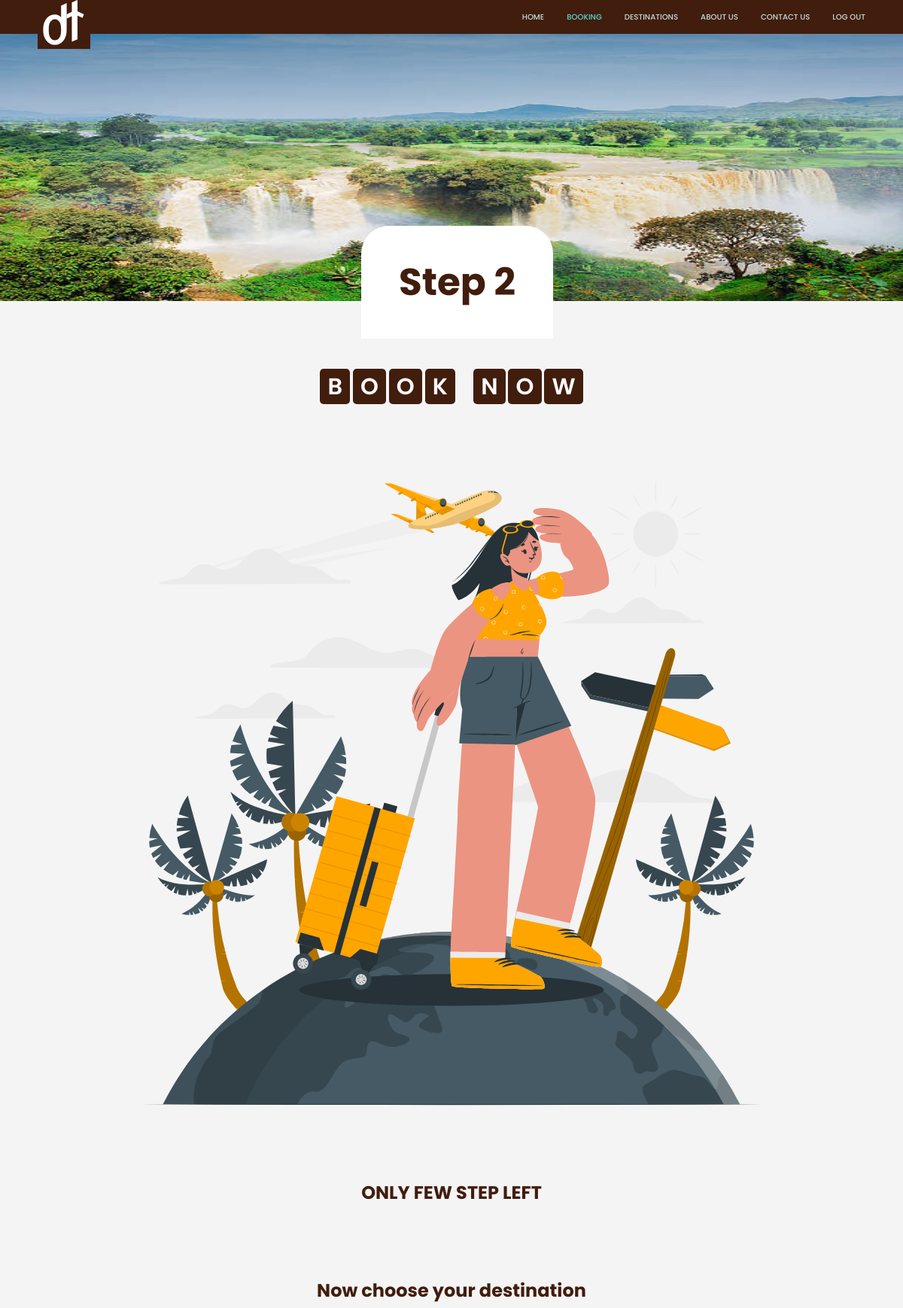
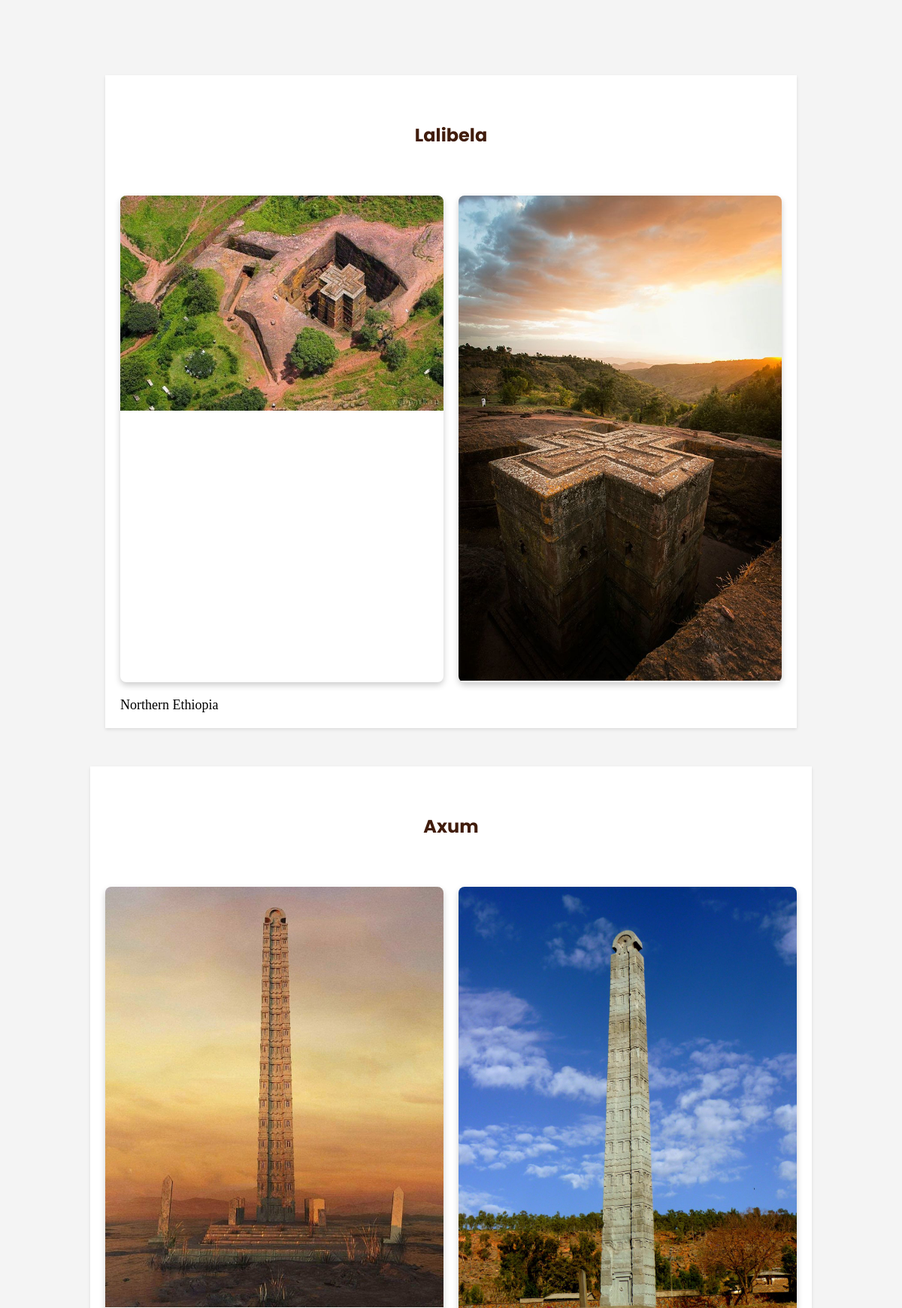
The app's page /screens/booking2.php?tours_id=42 (signed in, upper part) with its own data (2 pictures, top to bottom).
### tables this page shows
CREATE TABLE `destination` (
  `id` int(10) UNSIGNED NOT NULL,
  `destination_name` varchar(255) NOT NULL,
  `image_name` varchar(255) NOT NULL,
  `tours_id` int(10) UNSIGNED NOT NULL,
  `location` varchar(255) NOT NULL,
  `description` varchar(1500) NOT NULL,
  `featured` varchar(10) NOT NULL,
  `active` varchar(10) NOT NULL,
  `image2_name` varchar(255) DEFAULT NULL
);

### screens/booking2.php (the view, shortened to what this page needs)
<?php include('../config/constant.php'); ?>
<?php
if(isset($_GET['tours_id']))
{
$tours_id=$_GET['tours_id'];
}
else
{
header('location:'.SITEURL);
}
?>
<!DOCTYPE html>
<html class="htmm" lang="en">
  <head>
	<link rel="stylesheet" href="../css/booking2.css" />
	<link rel="stylesheet" href="../css/navbar.css" />
	<link rel="stylesheet" href="../css/footer.css" />
  <link rel="stylesheet" href="../css/contact-us.css" />
	</head>
  <body>
  <div class="navbar">
        <div class="nav-bar-components">
            <a href="/index.html">
              <div class="comp-logo">
              </div>
            </a>
            <div class="tab-container">
                <ul class="tabs">
                    <li><a href="home.php">Home</a></li>
                    <li><a href="booking.php" id="selected">Booking</a></li>
                    <li><a href="destinations.php" >Destinations</a></li>
                    <li><a href="about-us.php" >About Us</a></li>
					<li><a href="contact-us.php" >Contact Us</a></li>
                    <li><a href="logout.php">LOG OUT</a></li>
                </ul>
            </div>
        </div>
    </div>
    <div class="background">
    <img src="../assets/images/tisabbay1.jpg" alt="for aboutus" class="background-img">
            <div class="about-container">
                <h1 class="text-one">Step 2</h1>
            </div>
   </div>
   <br><br><br><br>
	  <div class="dada">
	  <div class="booking-form" id="booking-form">
			<section class="book" id="book">
					<h2 class="heading">
						<span>B</span>
						<span>O</span>
						<span>O</span>
						<span>K</span>
						<span class="space"></span>
						<span>N</span>
						<span>O</span>
						<span>W</span>
					</h2>
					<div class="row">
						<div class="image">
							<img src="/assets/images/book-img.svg" alt="">
						</div>
						</div>
						<div class="text-destinations"> ONLY FEW STEP LEFT </div>
						<div class="text-destinations"> Now choose your destination </div>
						<br>
						<br>
	<?php
                $sql2="SELECT*FROM destination WHERE tours_id=$tours_id";
                $res2=mysqli_query($conn,$sql2);
         if($res2==TRUE)
                {
   $count2=mysqli_num_rows($res2);
   if($count2>0){
	 while ($rows2=mysqli_fetch_assoc($res2)){
$id=$rows2['id'];
$destination_name=$rows2['destination_name'];
$location=$rows2['location'];
$image_name=$rows2['image_name'];
$image2_name=$rows2['image2_name'];
?>
<br>
<div class="container">
  <div class="destination-container">
    <div class="text-destinations"><?php echo $destination_name; ?></div>
    <div class="destination-images">
      <div class="destination-image">
        <?php
        if ($image_name != "") {
          echo '<a href="booking3.php?destination_id=' . $id . '">';
          echo '<img src="' . SITEURL . 'assets/images/destination/' . $image_name . '" alt="Destination Image">';
          echo '</a>';
        } else {
          echo '<div class="error">Image not added.</div>';
        }
        ?>
      </div>
      <div class="destination-image">
        <?php
        if ($image2_name != "") {
          echo '<a href="booking3.php?destination_id=' . $id . '">';
          echo '<img src="' . SITEURL . 'assets/images/destination/' . $image2_name . '" alt="Destination Image">';
          echo '</a>';
        } else {
          echo '<div class="error">Image not added.</div>';
        }
        ?>
      </div>
    </div>
    <div class="destination-details">
      <div class="details-item"><?php echo $location; ?></div>
    </div>
  </div>
</div>
					 </div>
					 <?php
      }
   }
}
         ?>
  </body>
</html>

### css/booking2.css (style rules this page uses)
body { margin: 0; padding: 0; }
html { font-size: 63.5%; overflow-x: hidden; scroll-padding-top: 6rem; scroll-behavior: smooth; }
section { margin-top: 20px; padding: 0 10%; }
.book .row { margin-top: 0; display: flex; flex-wrap: wrap; gap:1.5rem; align-items: center; }
.book .row .image { flex:1 1 40rem; }
.book .row .image img { height:100%; }
.heading { font-family: 'poppins'; font-weight: 600; text-align: center; padding:2.5rem 0; }
.heading span { font-size: 3rem; background : #411D0D; color: white; border-radius: .5rem; padding:.2rem 1rem; }
.heading span.space { background : none; }
.text-destinations { font-family: 'Poppins'; font-style: normal; font-weight: 900; font-size: 60px; line-height: 120px; text-align: center; color: #411D0D; }
body { background-color: #f4f4f4; }
.container { max-width: 960px; margin: 0 auto; padding: 20px; }
.destination-container { background-color: #fff; padding: 20px; box-shadow: 0 2px 4px rgba(0, 0, 0, 0.1); }
.text-destinations { font-size: 24px; font-weight: bold; margin-bottom: 10px; }
.destination-images { display: grid; grid-template-columns: repeat(auto-fit, minmax(250px, 1fr)); gap: 20px; }
.destination-image { position: relative; overflow: hidden; box-shadow: 0 4px 8px rgba(0, 0, 0, 0.2); border-radius: 8px; }
.destination-image img { width: 100%; height: auto; object-fit: cover; transition: transform 0.3s ease; }
.destination-details { margin-top: 20px; display: flex; justify-content: space-between; }
.destination-details .details-item { flex: 1; font-size: 18px; }
.destination-details .details-item:first-child { margin-right: 10px; }

### css/navbar.css (style rules this page uses)
* { margin: 0px; padding: 0px; }
.navbar { background-color: #411D0D; font-family: 'poppins'; }
.nav-bar-components { display: flex; align-items: center; justify-content: space-between; margin: 0px 50px; }
.comp-logo { background-color: #411D0D; margin-bottom: -20px; }
.comp-logo svg { height: 60px; width: 70px; }
.tabs { display: flex; gap: 30px; list-style-type: none; }
.tabs li a { text-decoration: none; text-transform: uppercase; color: #c7dcdc; font-weight: 500; }
.tabs li a#selected { color: #5dd5d3; }

### css/footer.css (style rules this page uses)
a { color: #fff; text-decoration: none; }

### css/contact-us.css (style rules this page uses)
.background-img { position: relative; width: 100%; height: 355px; z-index: -1; }
.about-container { position: absolute; display: flex; margin-left: 40%; justify-content: center; align-items: center; padding: 25px 50px; height: 100px; top: 300px; background: #FFFFFF; border-radius: 37px 37px 0px 0px; -webkit-border-radius: 37px 37px 0px 0px; -moz-border-radius: 37px 37px 0px 0px; -ms-border-radius: 37px 37px 0px 0px; -o-border-radius: 37px 37px 0px 0px; }
.text-one { font-family: 'Poppins'; font-weight: 700; font-size: 50px; color: #411D0D; font-style: normal; display: flex; align-items: center; }

### records on screen
destination: destination_name "Lalibela", image_name (picture), image2_name (picture), location "Northern Ethiopia"
destination: destination_name "Axum", image_name (picture), image2_name (picture)
